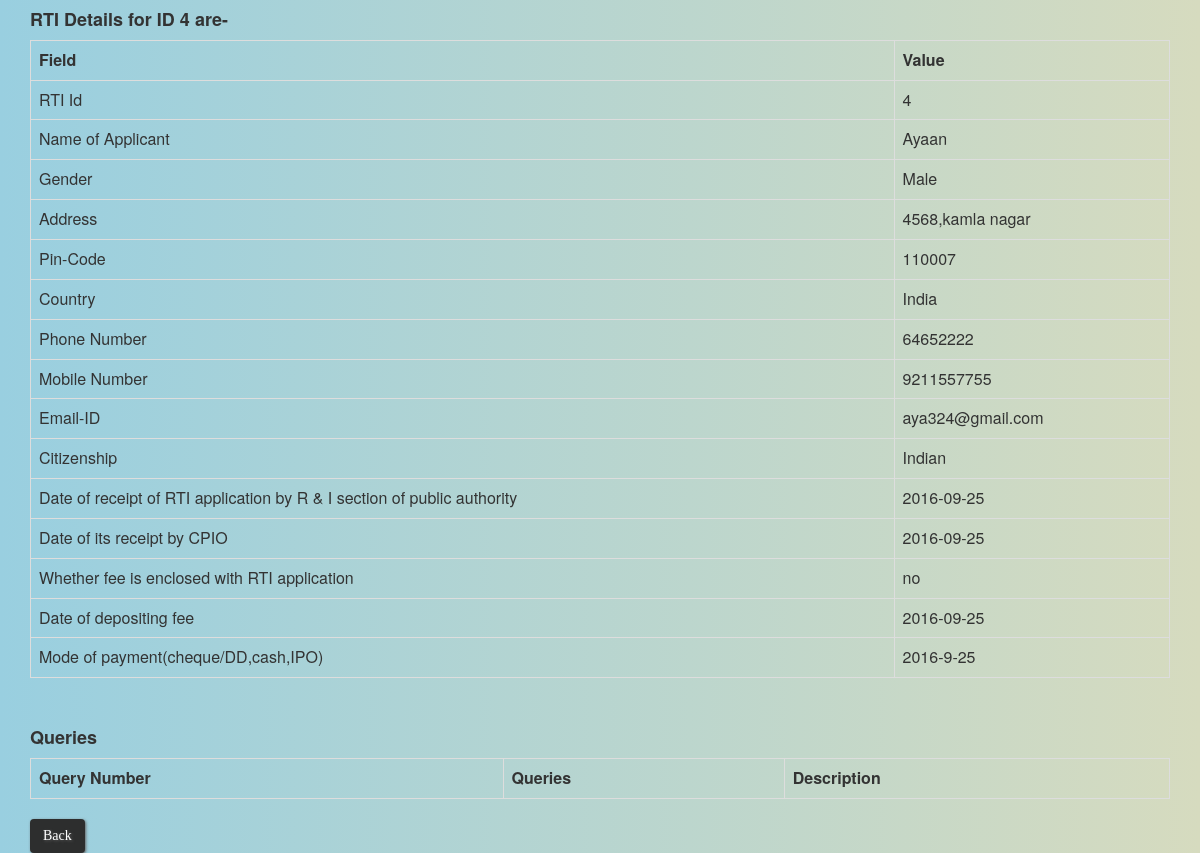
/appellant_interface/appellant_login_query.php?id=4 (signed in), run on the app's committed database.
### tables this page shows
CREATE TABLE `add_rti` (
  `id` int(11) NOT NULL,
  `name` varchar(30) NOT NULL,
  `gender` varchar(15) NOT NULL,
  `address` varchar(100) NOT NULL,
  `pin_code` int(11) NOT NULL,
  `state` varchar(20) NOT NULL,
  `country` varchar(10) NOT NULL,
  `phone_no` varchar(15) NOT NULL,
  `mobile` varchar(15) NOT NULL,
  `email` varchar(40) NOT NULL,
  `citizenship` varchar(15) NOT NULL,
  `date_of_receipt` date NOT NULL,
  `date_of_receipt_cio` date NOT NULL,
  `timespan` int(11) NOT NULL,
  `fee_enclosed` varchar(10) NOT NULL,
  `fee_deposit_date` date NOT NULL,
  `pay_mode` varchar(20) NOT NULL,
  `archive` int(11) DEFAULT NULL,
  `closed` int(11) DEFAULT NULL,
  `post` varchar(10) NOT NULL
);

### appellant_interface/appellant_login_query.php (the view, shortened to what this page needs)
<?php
	if(!isset($_SESSION['login_access'])){
		header("location: ../errors/no_file.php");
	}
	else{
?>
		<html>
			<head>
				<link rel="stylesheet" href="../css/background.css">
				<link rel="stylesheet" href="../bootstrap/css/bootstrap.min.css">
			</head>
			<body>
				<div class='container'>
					<?php
						include '../db/config_database.php';
						$id = $_GET['id'];
						echo "<h4><strong>RTI Details for ID ".$id." are-</strong></h4>" ;
						$query = " SELECT * FROM add_rti where id=".$id;
						$res = mysqli_query($con, $query);
						$r1 = mysqli_fetch_assoc($res);
					echo "<table class='table table-bordered'>" ;
						echo "<tr>
								<th>Field</th>
								<th>Value</th>
							</tr>";
						echo "<tr>";
							echo "<td>RTI Id</td>";
							echo "<td>".$r1['id']."</td>";
						echo "</tr>";
						echo "<tr>";
							echo "<td>Name of Applicant</td>";
							echo "<td>".$r1['name']."</td>";
						echo "</tr>";
						echo "<tr>";
							echo "<td>Gender</td>";
							echo "<td>".$r1['gender']."</td>";
						echo "</tr>";
						echo "<tr>";
							echo "<td>Address</td>";
							echo "<td>".$r1['address']."</td>";
						echo "</tr>";
						echo "<tr>";
							echo "<td>Pin-Code</td>";
							echo "<td>".$r1['pin_code']."</td>";
						echo "</tr>";
						echo "<tr>";
							echo "<td>Country</td>";
							echo "<td>".$r1['country']."</td>";
						echo "</tr>";
						echo "<tr>";
							echo "<td>Phone Number</td>";
							echo "<td>".$r1['phone_no']."</td>";
						echo "</tr>";
						echo "<tr>";
							echo "<td>Mobile Number</td>";
							echo "<td>".$r1['mobile']."</td>";
						echo "</tr>";
						echo "<tr>";
							echo "<td>Email-ID</td>";
							echo "<td>".$r1['email']."</td>";
						echo "</tr>";
						echo "<tr>";
							echo "<td>Citizenship</td>";
							echo "<td>".$r1['citizenship']."</td>";
						echo "</tr>";
						echo "<tr>";
							echo "<td>Date of receipt of RTI application by R & I section of public authority</td>";
							echo "<td>".$r1['date_of_receipt']."</td>";
						echo "</tr>";
						echo "<tr>";
							echo "<td>Date of its receipt by CPIO</td>";
							echo "<td>".$r1['date_of_receipt_cio']."</td>";
						echo "</tr>";
						echo "<tr>";
							echo "<td>Whether fee is enclosed with RTI application</td>";
							echo "<td>".$r1['fee_enclosed']."</td>";
						echo "</tr>";
						echo "<tr>";
							echo "<td>Date of depositing fee</td>";
							echo "<td>".$r1['fee_deposit_date']."</td>";
						echo "</tr>";
						echo "<tr>";
							echo "<td>Mode of payment(cheque/DD,cash,IPO)</td>";
							echo "<td>".$r1['pay_mode']."</td>";
						echo "</tr>";
					echo "</table><br>";
					echo "<h4><strong>Queries<strong></h4>";
					echo "<table class='table table-bordered'>
							<tr>
								<th>Query Number</th>
								<th>Queries</th>
								<th>Description</th>
							</tr>";
							echo "</table>";
							if($r1['closed'] == 1)
								echo "<a class=btn href='../completed_rti/view_closed_rti.php'>Back</a>" ;
							else if($r1['archive']==1)
								echo "<a class=btn href='../completed_rti/completed_rti.php'>Back</a>" ;
							else
								echo "<a class=btn href='appeal_option.php?id=" . $id . "'>Back</a>" ;
					?>
				</div>
			</body>
		</html>
<?php
	}
?>

### css/background.css (style rules this page uses)
body { font-family: Lora; background: #99cfe0; background: -moz-linear-gradient(left, #f9cfe0 0%, #d6dbbf 100%); background: -webkit-linear-gradient(left, #99cfe0 0%,#d6dbbf 100%); background: linear-gradient(to right, #99cfe0 0%,#d6dbbf 100%); }
.btn { background: #2d2e2e; background-image: -webkit-linear-gradient(top, #2d2e2e, #6b696b); background-image: -moz-linear-gradient(top, #2d2e2e, #6b696b); background-image: -ms-linear-gradient(top, #2d2e2e, #6b696b); background-image: -o-linear-gradient(top, #2d2e2e, #6b696b); background-image: linear-gradient(to bottom, #2d2e2e, #6b696b); -webkit-border-radius: 8; -moz-border-radius: 8; border-radius: 8px; text-shadow: 1px 1px 3px #616161; -webkit-box-shadow: 1px 1px 3px #666666; -moz-box-shadow: 1px 1px 3px #666666; box-shadow: 1px 1px 3px #666666; font-family: Georgia; color: #ffffff; font-size: 20px; padding: 10px 20px 10px 20px; text-decoration: none; cursor: pointer; }

### data on the page
add_rti: id "4", name "Ayaan", gender "Male", address "4568,kamla nagar", pin_code "110007", country "India", phone_no "64652222", mobile "9211557755", email "aya324@gmail.com", citizenship "Indian", date_of_receipt "2016-09-25", date_of_receipt_cio "2016-09-25", fee_enclosed "no", fee_deposit_date "2016-09-25", pay_mode "2016-9-25"

### other printed values
$id "4"
